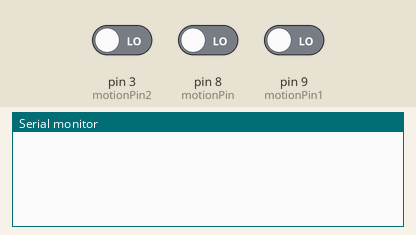
Bench run of a sketch on a simulated Arduino Uno, built with avr-gcc and run on an emulated ATmega328P. Shown: the last lines printed to the serial monitor. The test bench sets the inputs (shaded band); at power-on: pin 3 (motionPin2) LOW, pin 8 (motionPin) LOW, pin 9 (motionPin1) LOW.

Above: at 1.2 s.
1.3 s: pin 3 (motionPin2) driven HIGH
At 2.0 s:
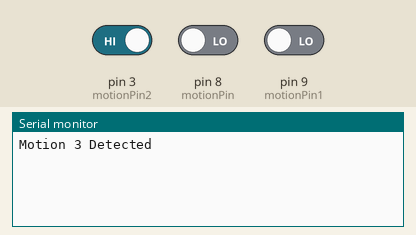
2.8 s: pin 8 (motionPin) driven HIGH
At 4.0 s:
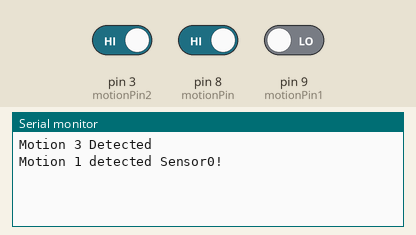
4.3 s: pin 3 (motionPin2) driven LOW
At 5.4 s:
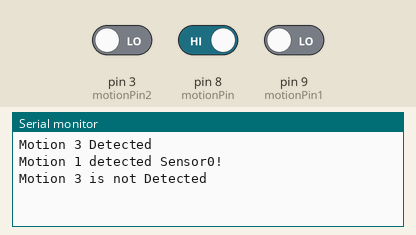
5.8 s: pin 8 (motionPin) driven LOW
At 6.6 s:
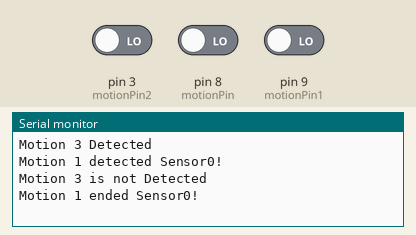
7.3 s: pin 9 (motionPin1) driven HIGH
At 7.7 s:
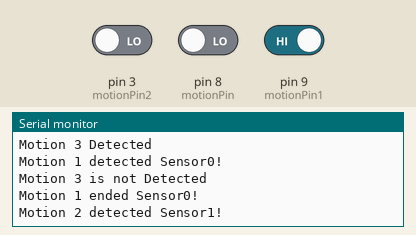
8.8 s: pin 9 (motionPin1) driven LOW
At 10.1 s:
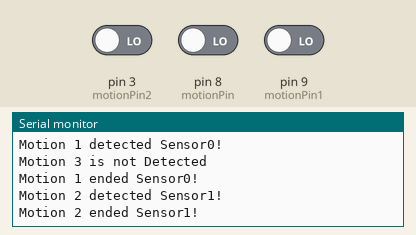

The sketch:

Task1.4D.ino
```cpp
int motion = 0;
int motion1 = 0;
int motion2 = 0;
int motionPin = 8;
int motionPin1 = 9;
int motionPin2 = 3;
int led1 = 13;
int led2 = 12;
int led3 = 11;
int led4 = 10;


void setup()
{

  pinMode(motionPin, INPUT);
  pinMode(motionPin1, INPUT);
   pinMode(motionPin2, INPUT);
  Serial.begin(9600);
  PCICR |= B00000101;
  PCMSK0 |= B00000011;
  PCMSK2 |= B00001000;
  startTimer();
}

void loop() {
}

ISR(PCINT0_vect) {
  motionInterrupt();
  motionInterrupt1();
}

ISR(PCINT2_vect) {
  motionInterrupt2();
}

void motionInterrupt() {
  int val = digitalRead(motionPin);
  if (val == HIGH)

  {
    digitalWrite(led1, HIGH);
    if (motion == LOW) {
      Serial.println("Motion 1 detected Sensor0!");
      motion = HIGH;

    }

  } else {
    digitalWrite(led1, LOW);
    if (motion == HIGH) {
      Serial.println("Motion 1 ended Sensor0!");
      motion = LOW;
    }
  }
}

void motionInterrupt1() {
  int val = digitalRead(motionPin1);
  if (val == HIGH)

  {
     digitalWrite(led2, HIGH);
    if (motion1 == LOW) {

      Serial.println("Motion 2 detected Sensor1!");
      motion1 = HIGH;
    }
  } else {
    digitalWrite(led2, LOW);
    if (motion1 == HIGH) {
      Serial.println("Motion 2 ended Sensor1!");
      motion1 = LOW;
    }
  }
}


void motionInterrupt2() {
  motion2 = digitalRead(motionPin2);
  if (motion2 == 1) {
    Serial.println("Motion 3 Detected");
    digitalWrite(led3, HIGH);
  } else {
    Serial.println("Motion 3 is not Detected");
    digitalWrite(led3, LOW);
  }
}

void startTimer() {
  noInterrupts();

  TCCR1A = 0;
  TCCR1B = 0;
  TCNT1 = 0;


  OCR1A = 31249;


  TCCR1B |= (1 << CS12) | (1 << CS10);

  TIMSK1 |= (1 << OCIE1A);

  TCCR1B |= (1 << WGM12);
  interrupts();
}

int led = 0;
ISR(TIMER1_COMPA_vect) {

  if (led == 0) {
    digitalWrite(led4, HIGH);
    led = 1;
  } else {
    digitalWrite(led4, LOW);
    led = 0;
  }
}
```

Measured:
- after the input at 1.3 s, the serial monitor: prints a new line at once (image 1)
- after the input at 2.8 s, the serial monitor: prints a new line at once (image 2)
- after the input at 4.3 s, the serial monitor: prints a new line at once (image 3)
- after the input at 5.8 s, the serial monitor: prints a new line at once (image 4)
- after the input at 7.3 s, the serial monitor: prints a new line at once (image 5)
- after the input at 8.8 s, the serial monitor: prints a new line at once (image 6)
